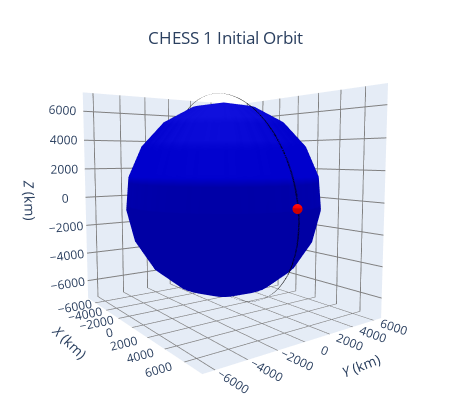

Notebook cell for this chart:
### Markdown cell above
### A. Replace the orbit points (that are used only to generate the frame) with the desired trajectory
- This is "kinda" cheating because the orbit here is only a dummy variable used to generate the 3D plot
- This was the first way I managed to curtomize trajectories, however the next way was ultimately found and is better

### Code cell
# 2 ways to do it:
# first way:
plotter = OrbitPlotter3D()
fig = plotter.plot(orbit)

# secnd way
# fig = orbit.plot(interactive=True, use_3d=True)

# Customizing the title, axis labels, and background color
fig.update_layout(
    title={
        "text": "CHESS 1 Initial Orbit",
        # 'font': dict(size=20, family="Courier New"),
        "y": 0.92,  # Adjust this value to move the title down (between 0 and 1)
        "x": 0.5,  # Center the title horizontally
        "xanchor": "center",  # Anchor the title to the center
        "yanchor": "top",  # Anchor the title to the top
    },
    margin=dict(l=0, r=0, b=0, t=0),  # Set margins to zero
    height=400,
    width=450,
    scene=dict(
        xaxis=dict(
            # backgroundcolor="rgba(0, 0, 0, 0)",  # Transparent background
            showgrid=True,
            gridcolor="grey",
            zerolinecolor="grey",
            showbackground=True,
            title="<i>X</i> (km)",
            ticks="",
            showticklabels=True,
        ),
        yaxis=dict(
            # backgroundcolor="rgba(0, 0, 0, 0)",  # Transparent background
            showgrid=True,
            gridcolor="grey",
            zerolinecolor="grey",
            showbackground=True,
            title="<i>Y</i> (km)",
            ticks="",
            showticklabels=True,
        ),
        zaxis=dict(
            # backgroundcolor="rgba(0, 0, 0, 0)",  # Transparent background
            showgrid=True,
            gridcolor="grey",
            zerolinecolor="grey",
            showbackground=True,
            title="<i>Z</i> (km)",
            ticks="",
            showticklabels=True,
        ),
        camera=dict(eye=dict(x=1.8, y=-1.3, z=0.2)),
    ),
)

for trace in fig.data:
    if isinstance(trace, go.Scatter3d):
        trace.line.color = "black"
        trace.line.width = 0.1
        trace.line.dash = "solid"
        # IMPORTANT CHANGE IS HERE: add trajectory to the plot
        trace.x = rr[:, 0]
        trace.y = rr[:, 1]
        trace.z = rr[:, 2]

    elif isinstance(trace, go.Surface):  # Assuming Earth is a Surface
        if trace.name == "Earth":
            trace.colorscale = [
                [0, "mediumblue"],
                [1, "mediumblue"],
            ]  # Make Earth uniformly green
        else:
            trace.colorscale = [[0, "red"], [1, "red"]]
    elif isinstance(trace, go.Mesh3d):  # If Earth is a Mesh3d instead
        trace.color = "green"

fig.show()

### Figure 1 — Plotly figure (JSON) as saved in the notebook; plotly's stock layout.template omitted (floating-point values rounded to 4 significant figures; data arrays with more than 128 entries replaced by an {"elided": "..."} marker saying what was removed)
{"data": [{"cauto": false, "cmax": 1, "cmin": 1, "colorscale": [[0, "mediumblue"], [1, "mediumblue"]], "name": "Earth", "showscale": false, "type": "surface", "x": {"elided": "20x20 float values"}, "y": {"elided": "20x20 float values"}, "z": {"elided": "20x20 float values"}}, {"line": {"color": "black", "dash": "solid", "width": 0.1}, "mode": "lines", "name": "2027-11-01 12:01", "type": "scatter3d", "x": {"elided": "1441 float values"}, "y": {"elided": "1441 float values"}, "z": {"elided": "1441 float values"}}, {"cauto": false, "cmax": 1, "cmin": 1, "colorscale": [[0, "red"], [1, "red"]], "name": "2027-11-01 12:01", "showscale": false, "type": "surface", "x": {"elided": "20x20 float values"}, "y": {"elided": "20x20 float values"}, "z": {"elided": "20x20 float values"}}, {"cauto": false, "cmax": 1, "cmin": 1, "colorscale": [[0, "mediumblue"], [1, "mediumblue"]], "name": "Earth", "showscale": false, "type": "surface", "x": {"elided": "20x20 float values"}, "y": {"elided": "20x20 float values"}, "z": {"elided": "20x20 float values"}}], "layout": {"autosize": true, "height": 400, "margin": {"b": 0, "l": 0, "r": 0, "t": 0}, "scene": {"aspectmode": "data", "camera": {"eye": {"x": 1.8, "y": -1.3, "z": 0.2}}, "xaxis": {"gridcolor": "grey", "showbackground": true, "showgrid": true, "showticklabels": true, "ticks": "", "title": {"text": "<i>X</i> (km)"}, "zerolinecolor": "grey"}, "yaxis": {"gridcolor": "grey", "showbackground": true, "showgrid": true, "showticklabels": true, "ticks": "", "title": {"text": "<i>Y</i> (km)"}, "zerolinecolor": "grey"}, "zaxis": {"gridcolor": "grey", "showbackground": true, "showgrid": true, "showticklabels": true, "ticks": "", "title": {"text": "<i>Z</i> (km)"}, "zerolinecolor": "grey"}}, "title": {"text": "CHESS 1 Initial Orbit", "x": 0.5, "xanchor": "center", "y": 0.92, "yanchor": "top"}, "width": 450}}
